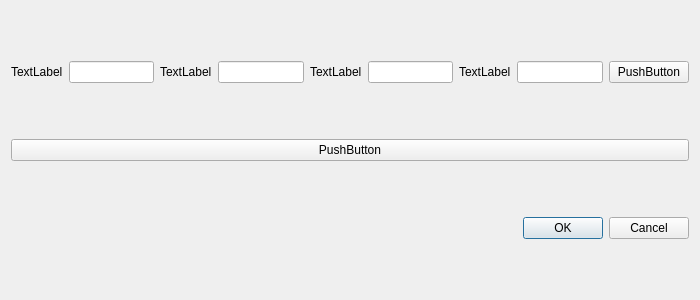
<?xml version="1.0" encoding="UTF-8"?>
<ui version="4.0">
 <class>VarDialog</class>
 <widget class="QDialog" name="VarDialog">
<property name="geometry">
    <rect>
     <x>0</x>
     <y>0</y>
     <width>700</width>
     <height>300</height>
    </rect>
   </property>
  <property name="windowTitle">
   <string>Dialog</string>
  </property>
  <layout class="QVBoxLayout" name="verticalLayout">
   <item>
    <layout class="QHBoxLayout" name="horizontalLayout">
     <item>
      <widget class="QLabel" name="varNameLabel">
       <property name="text">
        <string>TextLabel</string>
       </property>
      </widget>
     </item>
     <item>
      <widget class="QLineEdit" name="varNameEdit"/>
     </item>
     <item>
      <widget class="QLabel" name="varCostLabel">
       <property name="text">
        <string>TextLabel</string>
       </property>
      </widget>
     </item>
     <item>
      <widget class="QLineEdit" name="varCostEdit"/>
     </item>
<item>
       <widget class="QLabel" name="varPriceLabel">
        <property name="text">
         <string>TextLabel</string>
        </property>
       </widget>
      </item>
      <item>
       <widget class="QLineEdit" name="varPriceEdit"/>
      </item>
      <item>
       <widget class="QLabel" name="varStockLabel">
        <property name="text">
         <string>TextLabel</string>
        </property>
       </widget>
      </item>
      <item>
       <widget class="QLineEdit" name="varStockEdit"/>
      </item>
      <item>
       <widget class="QPushButton" name="deleteVarBtn">
        <property name="text">
         <string>PushButton</string>
        </property>
       </widget>
      </item>
    </layout>
   </item>
   <item>
    <widget class="QPushButton" name="varAddBtn">
     <property name="text">
      <string>PushButton</string>
     </property>
    </widget>
   </item>
   <item>
    <widget class="QDialogButtonBox" name="varbuttonBox">
     <property name="standardButtons">
      <set>QDialogButtonBox::StandardButton::Cancel|QDialogButtonBox::StandardButton::Ok</set>
     </property>
    </widget>
   </item>
  </layout>
 </widget>
 <resources/>
 <connections/>
</ui>
